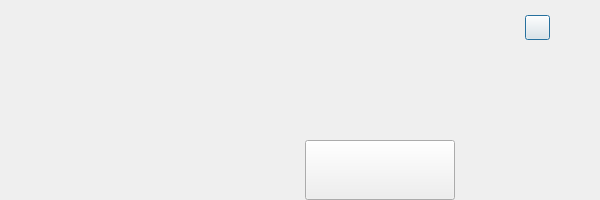
<?xml version="1.0" encoding="UTF-8"?>
<ui version="4.0">
 <class>FilemissingClass</class>
 <widget class="QDialog" name="FilemissingClass">
  <property name="geometry">
   <rect>
    <x>0</x>
    <y>0</y>
    <width>600</width>
    <height>200</height>
   </rect>
  </property>
  <property name="windowTitle">
   <string>程序失踪了！</string>
  </property>
  <property name="windowIcon">
   <iconset resource="Start.qrc">
    <normaloff>:/icon/main/picture_start/icon/icon_main_mainwindow.png</normaloff>:/icon/main/picture_start/icon/icon_main_mainwindow.png</iconset>
  </property>
  <property name="windowOpacity">
   <double>5.000000000000000</double>
  </property>
  <widget class="QPushButton" name="pushButton_close_window">
   <property name="geometry">
    <rect>
     <x>525</x>
     <y>15</y>
     <width>25</width>
     <height>25</height>
    </rect>
   </property>
   <property name="styleSheet">
    <string notr="true">border-image: url(:/icon/managebutton/picture_start/icon/window_close.png);</string>
   </property>
   <property name="text">
    <string/>
   </property>
  </widget>
  <widget class="QPushButton" name="pushButton_close_dialog">
   <property name="geometry">
    <rect>
     <x>305</x>
     <y>140</y>
     <width>150</width>
     <height>60</height>
    </rect>
   </property>
   <property name="styleSheet">
    <string notr="true">border-image: url(:/icon/item/picture_start/icon/dialog_main_exit_normal.png);
border-image: url(:/icon/item/picture_start/icon/dialog_main_exit_pressed.png);</string>
   </property>
   <property name="text">
    <string/>
   </property>
  </widget>
  <widget class="QLabel" name="label_information">
   <property name="geometry">
    <rect>
     <x>255</x>
     <y>60</y>
     <width>300</width>
     <height>70</height>
    </rect>
   </property>
   <property name="font">
    <font>
     <family>宋体</family>
     <pointsize>12</pointsize>
    </font>
   </property>
   <property name="cursor">
    <cursorShape>ArrowCursor</cursorShape>
   </property>
   <property name="lineWidth">
    <number>1</number>
   </property>
   <property name="text">
    <string/>
   </property>
   <property name="wordWrap">
    <bool>true</bool>
   </property>
  </widget>
 </widget>
 <resources>
  <include location="Start.qrc"/>
 </resources>
 <connections/>
</ui>
